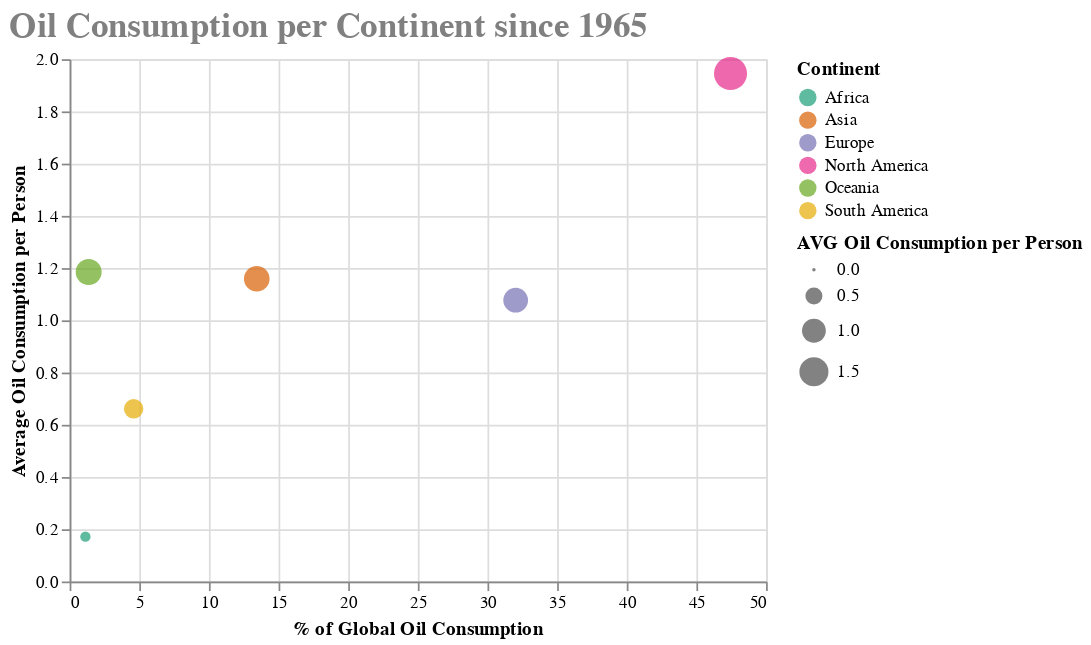

Write notebook code for a chart like this one.
### Code cell
# Create Chart
select_year = alt.selection_single(
    name='Select', fields=['Year'], init={'Year': 1965},
    bind=alt.binding_range(min=1965, max=2019, step=1)
)
chart = alt.Chart(data_oil).mark_point(filled=True).encode(
    alt.X('Percentual Oil Consumption'),
    alt.Y('AVG Oil Consumption per Person'),
    alt.Size('AVG Oil Consumption per Person'),
    alt.Color('Continent:N',scale=alt.Scale(scheme='dark2')),
    tooltip = [alt.Tooltip('Continent'),
               alt.Tooltip('Percentual Oil Consumption'),
               alt.Tooltip('AVG Oil Consumption per Person'),
               alt.Tooltip('Year')
              ]
).add_selection(select_year).transform_filter(select_year).configure_title(
    fontSize=20,
    font='Courier',
    anchor='start',
    color='gray'
)

chart.encoding.x.title = '% of Global Oil Consumption'
chart.encoding.y.title = 'Average Oil Consumption per Person'
chart.properties(title = "Oil Consumption per Continent since 1965")

### Figure 1 — Vega-Lite specification as saved in the notebook (floating-point values rounded to 4 significant figures; data arrays with more than 128 entries replaced by an {"elided": "..."} marker saying what was removed)
{"config": {"view": {"continuousWidth": 400, "continuousHeight": 300}, "title": {"anchor": "start", "color": "gray", "font": "Courier", "fontSize": 20}}, "data": {"name": "data-6d2566a31e225798c2bca5fb369c37b2"}, "mark": {"type": "point", "filled": true}, "encoding": {"color": {"type": "nominal", "field": "Continent", "scale": {"scheme": "dark2"}}, "size": {"type": "quantitative", "field": "AVG Oil Consumption per Person"}, "tooltip": [{"type": "nominal", "field": "Continent"}, {"type": "quantitative", "field": "Percentual Oil Consumption"}, {"type": "quantitative", "field": "AVG Oil Consumption per Person"}, {"type": "quantitative", "field": "Year"}], "x": {"type": "quantitative", "field": "Percentual Oil Consumption", "title": "% of Global Oil Consumption"}, "y": {"type": "quantitative", "field": "AVG Oil Consumption per Person", "title": "Average Oil Consumption per Person"}}, "selection": {"Select": {"type": "single", "fields": ["Year"], "init": {"Year": 1965}, "bind": {"input": "range", "max": 2019, "min": 1965, "step": 1}}}, "title": "Oil Consumption per Continent since 1965", "transform": [{"filter": {"selection": "Select"}}], "$schema": "https://vega.github.io/schema/vega-lite/v4.8.1.json", "datasets": {"data-6d2566a31e225798c2bca5fb369c37b2": {"elided": "330 records"}}}
